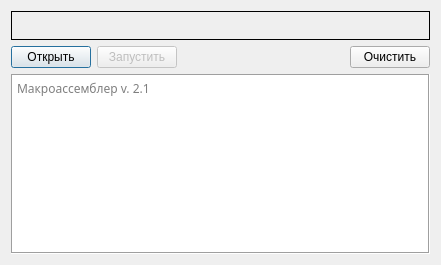
<?xml version="1.0" encoding="UTF-8"?>
<ui version="4.0">
 <class>MainWindow</class>
 <widget class="QWidget" name="MainWindow">
  <property name="geometry">
   <rect>
    <x>0</x>
    <y>0</y>
    <width>441</width>
    <height>265</height>
   </rect>
  </property>
  <property name="windowTitle">
   <string>UUM32 MacroAsm</string>
  </property>
  <property name="windowIcon">
   <iconset resource="resources.qrc">
    <normaloff>:/images/logo/small_logo.png</normaloff>:/images/logo/small_logo.png</iconset>
  </property>
  <layout class="QVBoxLayout" name="_2">
   <item>
    <widget class="QLabel" name="masmFileLbl">
     <property name="sizePolicy">
      <sizepolicy hsizetype="Preferred" vsizetype="Preferred">
       <horstretch>0</horstretch>
       <verstretch>0</verstretch>
      </sizepolicy>
     </property>
     <property name="minimumSize">
      <size>
       <width>0</width>
       <height>29</height>
      </size>
     </property>
     <property name="frameShape">
      <enum>QFrame::Box</enum>
     </property>
     <property name="text">
      <string/>
     </property>
    </widget>
   </item>
   <item>
    <layout class="QHBoxLayout" name="horizontalLayout">
     <item>
      <widget class="QPushButton" name="openBtn">
       <property name="text">
        <string>Открыть</string>
       </property>
       <property name="autoDefault">
        <bool>false</bool>
       </property>
       <property name="default">
        <bool>true</bool>
       </property>
      </widget>
     </item>
     <item>
      <widget class="QPushButton" name="runBtn">
       <property name="enabled">
        <bool>false</bool>
       </property>
       <property name="text">
        <string>Запустить</string>
       </property>
      </widget>
     </item>
     <item>
      <spacer name="btnHorSpacer">
       <property name="orientation">
        <enum>Qt::Horizontal</enum>
       </property>
       <property name="sizeHint" stdset="0">
        <size>
         <width>40</width>
         <height>20</height>
        </size>
       </property>
      </spacer>
     </item>
     <item>
      <widget class="QPushButton" name="clearBtn">
       <property name="text">
        <string>Очистить</string>
       </property>
      </widget>
     </item>
    </layout>
   </item>
   <item>
    <widget class="QTextBrowser" name="out">
     <property name="font">
      <font>
       <family>Source Code Pro</family>
       <weight>50</weight>
       <bold>false</bold>
      </font>
     </property>
     <property name="acceptDrops">
      <bool>false</bool>
     </property>
     <property name="inputMethodHints">
      <set>Qt::ImhNone</set>
     </property>
     <property name="frameShape">
      <enum>QFrame::Box</enum>
     </property>
     <property name="frameShadow">
      <enum>QFrame::Sunken</enum>
     </property>
     <property name="lineWidth">
      <number>1</number>
     </property>
     <property name="lineWrapMode">
      <enum>QTextEdit::NoWrap</enum>
     </property>
     <property name="acceptRichText">
      <bool>true</bool>
     </property>
     <property name="placeholderText">
      <string>Макроассемблер v. 2.1</string>
     </property>
     <property name="openLinks">
      <bool>false</bool>
     </property>
    </widget>
   </item>
  </layout>
 </widget>
 <resources>
  <include location="resources.qrc"/>
 </resources>
 <connections>
  <connection>
   <sender>clearBtn</sender>
   <signal>clicked()</signal>
   <receiver>out</receiver>
   <slot>clear()</slot>
   <hints>
    <hint type="sourcelabel">
     <x>374</x>
     <y>55</y>
    </hint>
    <hint type="destinationlabel">
     <x>257</x>
     <y>85</y>
    </hint>
   </hints>
  </connection>
 </connections>
</ui>
